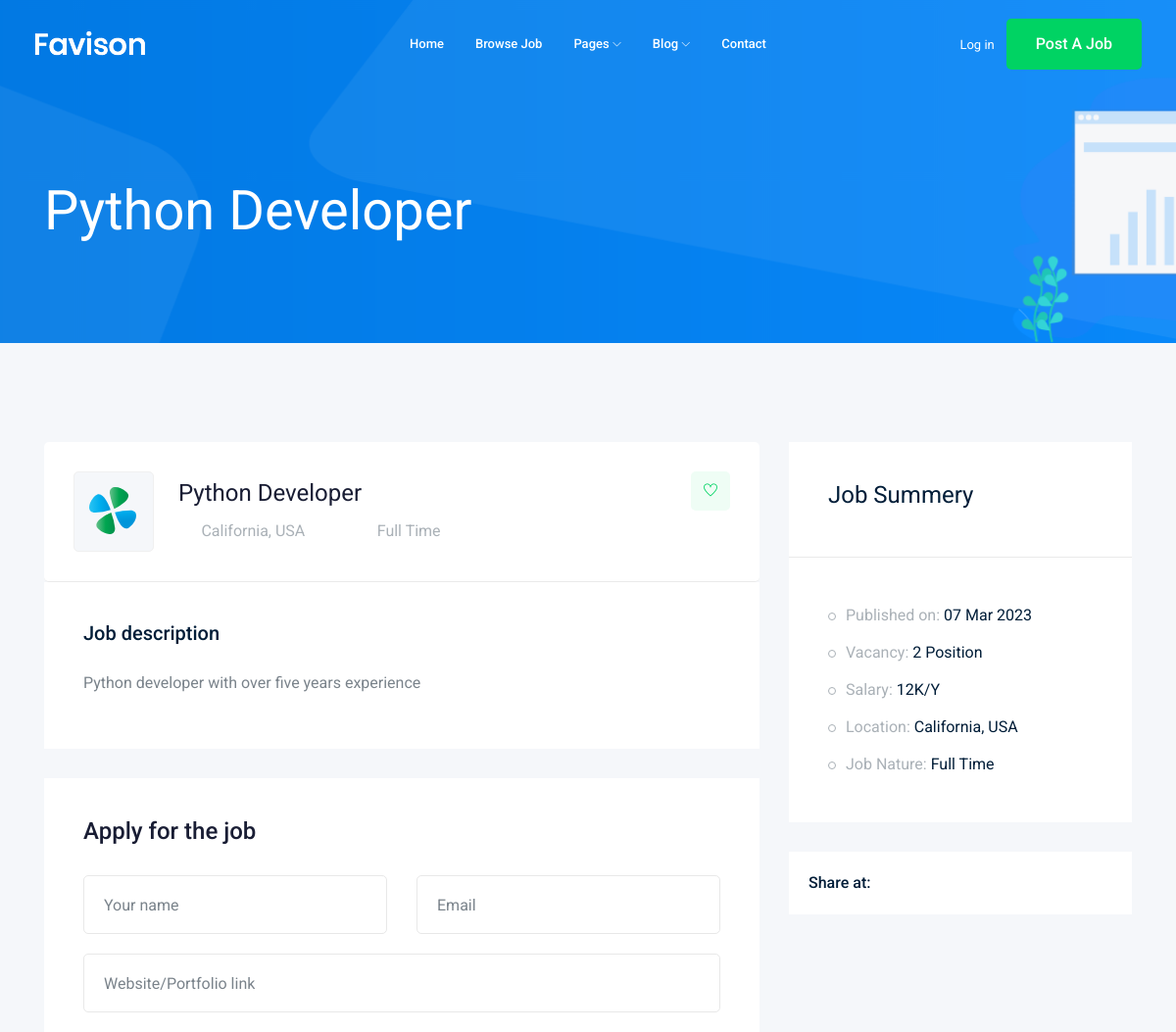
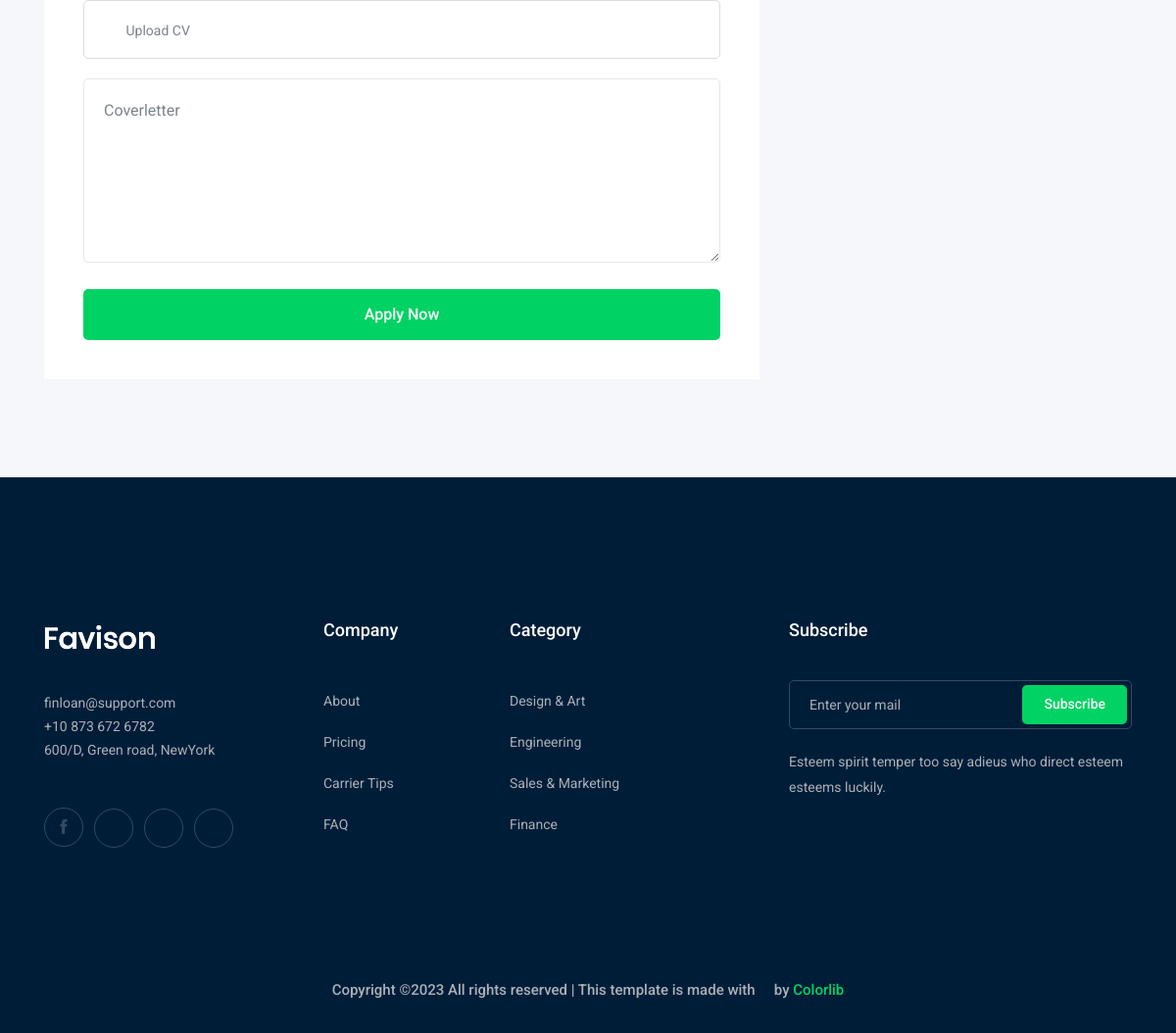
Screenshot of /jobs/python-developer with the database file from the repository (2 pictures, top to bottom).
### job/models.py (models this page shows, shortened)
class Job (models.Model): # table
    title = models.CharField(max_length=100) # colum
    job_type = models.CharField(max_length=15,choices=JOB_TYPE)
    description = models.TextField(max_length=1000)
    published_at=models.DateTimeField(auto_now=True)
    Vacancy = models.IntegerField(default=1)
    salary= models.IntegerField(default=0)
    experience=models.IntegerField(default=1)
    category=models.ForeignKey('Category',on_delete=models.CASCADE)
    image =models.ImageField(upload_to=image_upload)
    slug = models.SlugField(blank=True , null = True)

### job/views.py (the view)
# urls.py: path('<str:slug>',views.job_detail , name='job_detail'),
def job_detail(request,slug):
    job_detail=Job.objects.get(slug=slug)
    context={'job':job_detail}
    return render(request,'job/job_details.html',context)

### job/templates/job/job_details.html (shortened to what this page needs)
{% load static %}
<!doctype html>
<html class="no-js" lang="zxx">
<head>
    <link rel="stylesheet" href="{% static 'css/bootstrap.min.css' %}">
    <link rel="stylesheet" href="{% static 'css/owl.carousel.min.css' %}">
    <link rel="stylesheet" href="{% static 'css/magnific-popup.css' %}">
    <link rel="stylesheet" href="{% static 'css/font-awesome.min.css' %}">
    <link rel="stylesheet" href="{% static 'css/themify-icons.css' %}">
    <link rel="stylesheet" href="{% static 'css/nice-select.css' %}">
    <link rel="stylesheet" href="{% static 'css/flaticon.css' %}">
    <link rel="stylesheet" href="{% static 'css/gijgo.css' %}">
    <link rel="stylesheet" href="{% static 'css/animate.min.css' %}">
    <link rel="stylesheet" href="{% static 'css/slicknav.css' %}">
    <link rel="stylesheet" href="{% static 'css/style.css' %}">
</head>
<body>
    <header>
        <div class="header-area ">
            <div id="sticky-header" class="main-header-area">
                <div class="container-fluid ">
                    <div class="header_bottom_border">
                        <div class="row align-items-center">
                            <div class="col-xl-3 col-lg-2">
                                <div class="logo">
                                    <a href="index.html">
                                        <img src="img/logo.png" alt="">
                                    </a>
                                </div>
                            </div>
                            <div class="col-xl-6 col-lg-7">
                                <div class="main-menu  d-none d-lg-block">
                                    <nav>
                                        <ul id="navigation">
                                            <li><a href="index.html">home</a></li>
                                            <li><a href="jobs.html">Browse Job</a></li>
                                            <li><a href="#">pages <i class="ti-angle-down"></i></a>
                                            </li>
                                            <li><a href="#">blog <i class="ti-angle-down"></i></a>
                                            </li>
                                            <li><a href="contact.html">Contact</a></li>
                                        </ul>
                                    </nav>
                                </div>
                            </div>
                            <div class="col-xl-3 col-lg-3 d-none d-lg-block">
                                <div class="Appointment">
                                    <div class="phone_num d-none d-xl-block">
                                        <a href="#">Log in</a>
                                    </div>
                                    <div class="d-none d-lg-block">
                                        <a class="boxed-btn3" href="#">Post a Job</a>
                                    </div>
                                </div>
                            </div>
                            <div class="col-12">
                            </div>
                        </div>
                    </div>
                </div>
            </div>
        </div>
    </header>
    <div class="bradcam_area bradcam_bg_1">
        <div class="container">
            <div class="row">
                <div class="col-xl-12">
                    <div class="bradcam_text">
                        <h3>{{job.title}}</h3>
                    </div>
                </div>
            </div>
        </div>
    </div>
    <div class="job_details_area">
        <div class="container">
            <div class="row">
                <div class="col-lg-8">
                    <div class="job_details_header">
                        <div class="single_jobs white-bg d-flex justify-content-between">
                            <div class="jobs_left d-flex align-items-center">
                                <div class="thumb">
                                    <img src="img/svg_icon/1.svg" alt="">
                                </div>
                                <div class="jobs_conetent">
                                    <a href="#"><h4>{{job.title}}</h4></a>
                                    <div class="links_locat d-flex align-items-center">
                                        <div class="location">
                                            <p> <i class="fa fa-map-marker"></i> California, USA</p>
                                        </div>
                                        <div class="location">
                                            <p> <i class="fa fa-clock-o"></i> {{job.job_type}}</p>
                                        </div>
                                    </div>
                                </div>
                            </div>
                            <div class="jobs_right">
                                <div class="apply_now">
                                    <a class="heart_mark" href="#"> <i class="ti-heart"></i> </a>
                                </div>
                            </div>
                        </div>
                    </div>
                    <div class="descript_wrap white-bg">
                        <div class="single_wrap">
                            <h4>Job description</h4>
                            <p>{{job.description}}</p>
                        </div>
                    </div>
                    <div class="apply_job_form white-bg">
                        <h4>Apply for the job</h4>
                        <form action="#">
                            <div class="row">
                                <div class="col-md-6">
                                    <div class="input_field">
                                        <input type="text" placeholder="Your name">
                                    </div>
                                </div>
                                <div class="col-md-6">
                                    <div class="input_field">
                                        <input type="text" placeholder="Email">
                                    </div>
                                </div>
                                <div class="col-md-12">
                                    <div class="input_field">
                                        <input type="text" placeholder="Website/Portfolio link">
                                    </div>
                                </div>
                                <div class="col-md-12">
                                    <div class="input-group">
                                        <div class="input-group-prepend">
                                            <button type="button" id="inputGroupFileAddon03"><i class="fa fa-cloud-upload" aria-hidden="true"></i>
                                            </button>
                                        </div>
                                        <div class="custom-file">
                                            <label class="custom-file-label" for="inputGroupFile03">Upload CV</label>
                                        </div>
                                    </div>
                                </div>
                                <div class="col-md-12">
                                    <div class="input_field">
                                        <textarea name="#" id="" cols="30" rows="10" placeholder="Coverletter"></textarea>
                                    </div>
                                </div>
                                <div class="col-md-12">
                                    <div class="submit_btn">
                                        <button class="boxed-btn3 w-100" type="submit">Apply Now</button>
                                    </div>
                                </div>
                            </div>
                        </form>
                    </div>
                </div>
                <div class="col-lg-4">
                    <div class="job_sumary">
                        <div class="summery_header">
                            <h3>Job Summery</h3>
                        </div>
                        <div class="job_content">
                            <ul>
                                <li>Published on: <span>{{job.published_at|date:'d M o'}}</span></li>
                                <li>Vacancy: <span>{{job.Vacancy}} Position</span></li>
                                <li>Salary: <span>{{job.salary}}K/Y</span></li>
                                <li>Location: <span>California, USA</span></li>
                                <li>Job Nature: <span> {{job.job_type}}</span></li>
                            </ul>
                        </div>
                    </div>
                    <div class="share_wrap d-flex">
                        <span>Share at:</span>
                        <ul>
                            <li><a href="#"> <i class="fa fa-facebook"></i></a> </li>
                            <li><a href="#"> <i class="fa fa-google-plus"></i></a> </li>
                            <li><a href="#"> <i class="fa fa-twitter"></i></a> </li>
                            <li><a href="#"> <i class="fa fa-envelope"></i></a> </li>
                        </ul>
                    </div>
                    <div class="job_location_wrap">
                        <div class="job_lok_inner">
                            <div id="map" style="height: 200px;"></div>
                          </div>
                    </div>
                </div>
            </div>
        </div>
    </div>
    <footer class="footer">
        <div class="footer_top">
            <div class="container">
                <div class="row">
                    <div class="col-xl-3 col-md-6 col-lg-3">
                        <div class="footer_widget wow fadeInUp" data-wow-duration="1s" data-wow-delay=".3s">
                            <div class="footer_logo">
                                <a href="#">
                                    <img src="img/logo.png" alt="">
                                </a>
                            </div>
                            <p>
                                finloan@support.com <br>
                                +10 873 672 6782 <br>
                                600/D, Green road, NewYork
                            </p>
                            <div class="socail_links">
                                <ul>
                                    <li>
                                        <a href="#">
                                            <i class="ti-facebook"></i>
                                        </a>
                                    </li>
                                    <li>
                                        <a href="#">
                                            <i class="fa fa-google-plus"></i>
                                        </a>
                                    </li>
                                    <li>
                                        <a href="#">
                                            <i class="fa fa-twitter"></i>
                                        </a>
                                    </li>
                                    <li>
                                        <a href="#">
                                            <i class="fa fa-instagram"></i>
                                        </a>
                                    </li>
                                </ul>
                            </div>
                        </div>
                    </div>
                    <div class="col-xl-2 col-md-6 col-lg-2">
                        <div class="footer_widget wow fadeInUp" data-wow-duration="1.1s" data-wow-delay=".4s">
                            <h3 class="footer_title">
                                Company
                            </h3>
                            <ul>
                                <li><a href="#">About </a></li>
                                <li><a href="#"> Pricing</a></li>
                                <li><a href="#">Carrier Tips</a></li>
                                <li><a href="#">FAQ</a></li>
                            </ul>
                        </div>
                    </div>
                    <div class="col-xl-3 col-md-6 col-lg-3">
                        <div class="footer_widget wow fadeInUp" data-wow-duration="1.2s" data-wow-delay=".5s">
                            <h3 class="footer_title">
                                Category
                            </h3>
                            <ul>
                                <li><a href="#">Design & Art</a></li>
                                <li><a href="#">Engineering</a></li>
                                <li><a href="#">Sales & Marketing</a></li>
                                <li><a href="#">Finance</a></li>
                            </ul>
                        </div>
                    </div>
                    <div class="col-xl-4 col-md-6 col-lg-4">
                        <div class="footer_widget wow fadeInUp" data-wow-duration="1.3s" data-wow-delay=".6s">
                            <h3 class="footer_title">
                                Subscribe
                            </h3>
                            <form action="#" class="newsletter_form">
                                <input type="text" placeholder="Enter your mail">
                                <button type="submit">Subscribe</button>
                            </form>
                            <p class="newsletter_text">Esteem spirit temper too say adieus who direct esteem esteems
                                luckily.</p>
                        </div>
                    </div>
                </div>
            </div>
        </div>
        <div class="copy-right_text wow fadeInUp" data-wow-duration="1.4s" data-wow-delay=".3s">
            <div class="container">
                <div class="row">
                    <div class="col-xl-12">
                        <p class="copy_right text-center">
Copyright &copy;<script>document.write(new Date().getFullYear());</script> All rights reserved | This template is made with <i class="fa fa-heart-o" aria-hidden="true"></i> by <a href="https://colorlib.com" target="_blank">Colorlib</a>
                        </p>
                    </div>
                </div>
            </div>
        </div>
    </footer>
</body>
</html>

### rows the page displays
Job: title "Python Developer", job_type "Full Time", description "Python developer with over five years experience", published_at "07 Mar 2023", Vacancy "2", salary "12"
